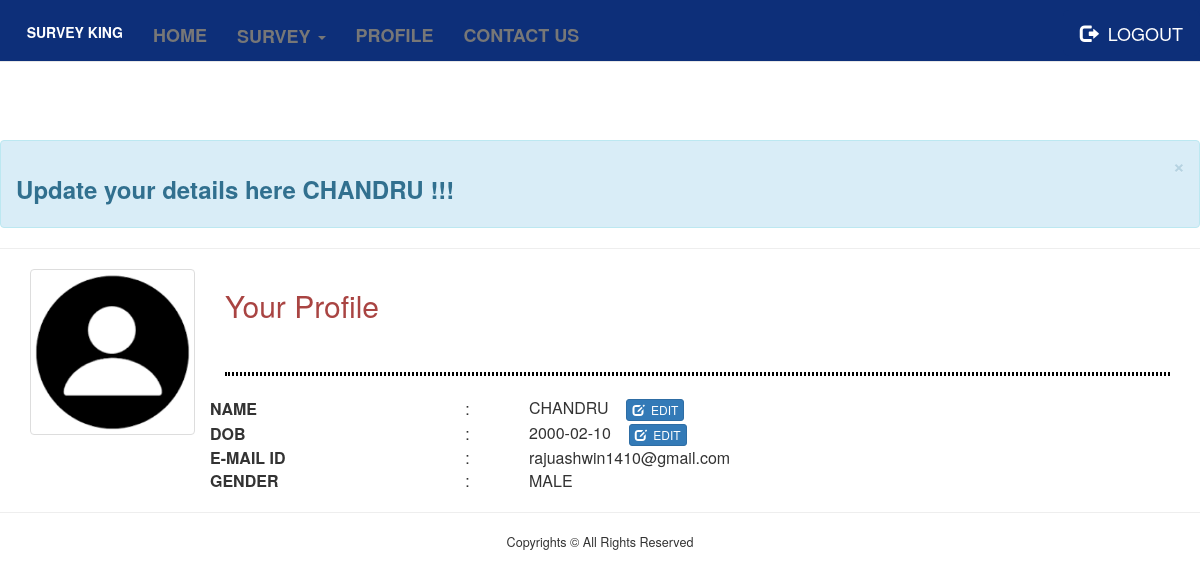
The page /Account/Setting.php (signed in) on the database its author committed.
### tables this page shows
CREATE TABLE `User_Login` (
  `User_SP_Id` varchar(300) NOT NULL,
  `User_SP_Name` varchar(50) NOT NULL,
  `User_SP_DOB` date NOT NULL,
  `User_SP_Mail` varchar(50) NOT NULL,
  `User_SP_Status` varchar(12) NOT NULL DEFAULT 'INACTIVE',
  `User_SP_Password` varchar(250) NOT NULL,
  `User_SP_Ranking` varchar(15) NOT NULL DEFAULT '0',
  `User_SP_Credit` varchar(50) DEFAULT '0',
  `User_SP_DOC` datetime DEFAULT current_timestamp(),
  `User_SP_Photo` varchar(250) NOT NULL DEFAULT '../indept-assets/profile.png',
  `User_SP_Gender` varchar(50) NOT NULL,
  `User_SP_City` varchar(50) NOT NULL,
  `User_SP_State` varchar(50) NOT NULL,
  `User_SP_Country` varchar(50) NOT NULL
);

### Account/Setting.php (the view, shortened to what this page needs)
<?php
	require_once 'dbconnect.php';
	$emid = $_SESSION['SP_User_Ext'];
	$sql1 = "SELECT * FROM `User_Login` WHERE `User_SP_Id`='$emid'";
	$res1 = $conn->prepare($sql1);
	$res1->execute();
	$SP_User= $res1->fetch();
?>
<!DOCTYPE >
<html>
<head>
  	<link rel="stylesheet" href="https://maxcdn.bootstrapcdn.com/bootstrap/3.4.1/css/bootstrap.min.css">
  	<link rel="stylesheet" href="https://cdnjs.cloudflare.com/ajax/libs/font-awesome/4.7.0/css/font-awesome.min.css">
  	<link rel="stylesheet" href="../indept-assets/style.css"/>
</head>
<body >
<?php include_once'nav.php'; ?>
<br/><br/><br/><br/><br/><br/><br/>
	<div class="alert alert-info alert-dismissible">
		<a href="#" class="close" data-dismiss="alert" aria-label="close">&times;</a>
			<h3><b> Update your details here <?php echo $SP_User['User_SP_Name']; ?> !!!</b></h3>
	</div>
<hr>
<div class="container-fluid">
	<div class="row">
		<div class="col-sm-12">
			<div class="col-sm-2">
				<img src="../indept-assets/profile.png" class="img-thumbnail" height="200px" width="200px;"/>
			</div>
			<div class="col-sm-10">
				<h2 class="text text-danger" align="left">Your Profile</h2>&nbsp;&nbsp;&nbsp;
				<hr style="border: 2px dotted black">
				<div class="row">
					<table class="col-sm-12">
<tr><td><strong>NAME</strong></td><td>&nbsp;&nbsp;:&nbsp;&nbsp;</td><td><?php echo $SP_User['User_SP_Name'];?>&nbsp;&nbsp;&nbsp;&nbsp;<button type="button" class="btn btn-xs btn-primary" data-toggle="modal" data-target="#namesetting"><i class="glyphicon glyphicon-edit"></i>&nbsp;&nbsp;EDIT</button></td></tr>
<tr><td><strong>DOB</strong></td><td>&nbsp;&nbsp;:&nbsp;&nbsp;</td><td><?php echo $SP_User['User_SP_DOB'];?>&nbsp;&nbsp;&nbsp;&nbsp;<button type="button" value="edit" class="btn btn-xs btn-primary" data-toggle="modal" data-target="#dobsetting"><i class="glyphicon glyphicon-edit"></i>&nbsp;&nbsp;EDIT</button></td></tr>
<tr><td><strong>E-MAIL ID</strong></td><td>&nbsp;&nbsp;:&nbsp;&nbsp;</td><td><?php echo $SP_User['User_SP_Mail'];?></td></tr>
<tr><td><strong>GENDER</strong></td><td>&nbsp;&nbsp;:&nbsp;&nbsp;</td><td><?php echo strtoupper($SP_User['User_SP_Gender']);?></td></tr>
					</table>
				</div>
			</div>
		</div>
	</div>
</div>
<?php include_once'copyrights.php'; ?>
</body>
</html>

### rows shown on the page
user_login: User_SP_Name "CHANDRU", User_SP_DOB "2000-02-10", User_SP_Mail "rajuashwin1410@gmail.com", User_SP_Gender "MALE"
